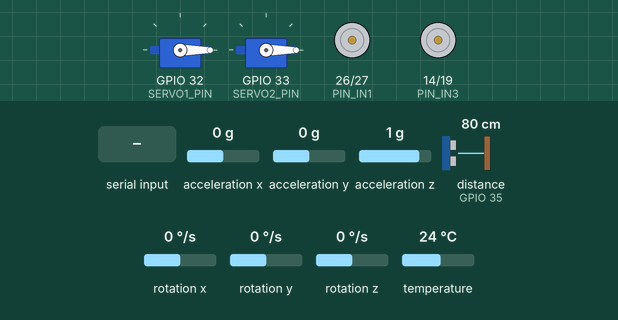
This sketch was run on a simulated ESP32. Parts: 2 × servo, motor-driver pin pairs drawn as motors (green arrow = first pin HIGH = forward, orange = second pin HIGH = backward, longer = more drive, scaled by the enable pin). Wiring (inferred from the names in the program): ultrasonic range finder: trigger GPIO 4; echo GPIO 35. The inputs (shaded band) are chosen by the test bench; at power-on: acceleration x 0 g, acceleration y 0 g, acceleration z 1 g, distance to the obstacle (sensor on GPIO 35) 80 cm, rotation x 0 °/s, rotation y 0 °/s, rotation z 0 °/s, temperature 24 °C. The echo pulse lasts 58.3 µs per cm; what the sketch prints to the serial monitor is not drawn.

Above: at 5.2 s.
5.3 s: "FORWARD" received over Serial
At 6.4 s:
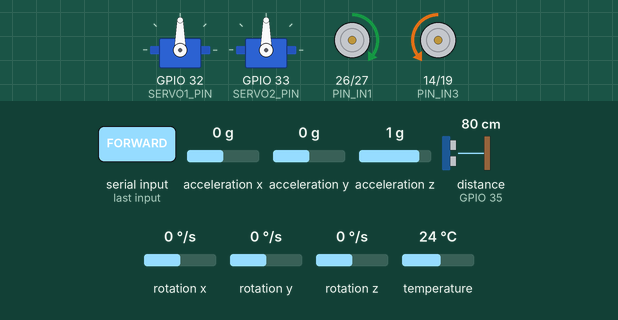
6.8 s: "w" received over Serial
At 8.0 s:
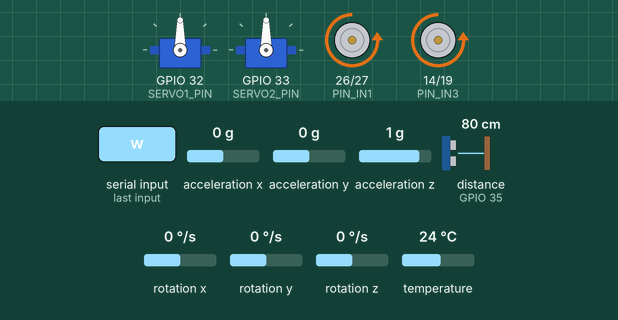
8.3 s: "s" received over Serial
At 9.3 s:
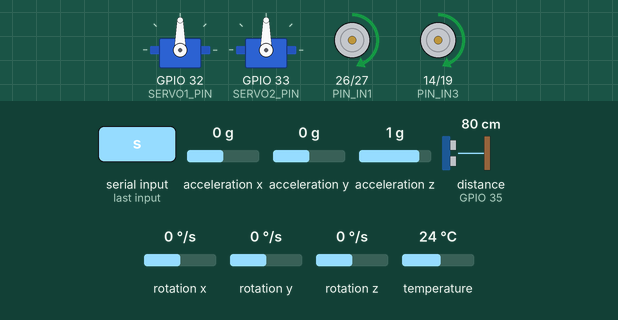
9.8 s: "a" received over Serial
At 10.5 s:
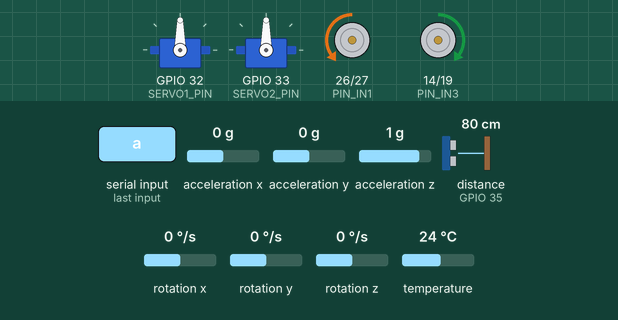
Timing chart, 0 to 12.8 s (numbered marks = the images above; inputs shaded):
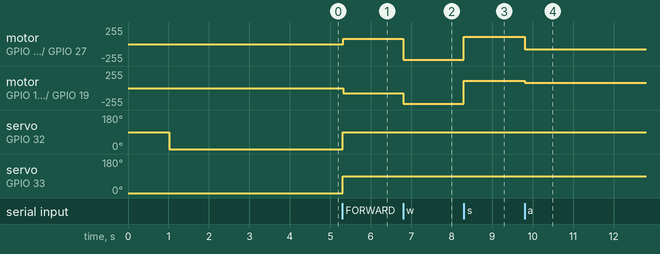

The sketch:

integrated_test.ino
```cpp
/*
 * =========================================================================================
 * ALL-IN-ONE INTEGRATED TEST BENCH (ESP32)
 * Project: Auto Waste Bin (Final Year Project)
 * =========================================================================================
 *
 * Integrated Components:
 * 1. DC Motors + L298N Driver (Left & Right differential drive)
 * 2. Dual Servo Motors (ESP32Servo - Lid opening / Sorting mechanism)
 * 3. HC-SR04 Ultrasonic Distance Sensor (Obstacle / Waste detection)
 * 4. MPU6050 6-DOF IMU (Real-time Yaw / Turn Angle & Angular Velocity)
 *
 * Pinout Summary (ESP32):
 * -----------------------------------------------------------------------------------------
 * Component        | Pin / Function       | ESP32 GPIO
 * -----------------------------------------------------------------------------------------
 * L298N Motor A    | ENA (PWM Speed)      | GPIO 25
 * (Left Motor)     | IN1 (Direction 1)    | GPIO 26
 *                  | IN2 (Direction 2)    | GPIO 27
 * -----------------------------------------------------------------------------------------
 * L298N Motor B    | ENB (PWM Speed)      | GPIO 13
 * (Right Motor)    | IN3 (Direction 1)    | GPIO 14
 *                  | IN4 (Direction 2)    | GPIO 19
 * -----------------------------------------------------------------------------------------
 * Servos           | Servo 1 (Lid / Flap) | GPIO 32
 *                  | Servo 2 (Sorter)     | GPIO 33
 * -----------------------------------------------------------------------------------------
 * Ultrasonic       | TRIG                 | GPIO 4
 * (HC-SR04)        | ECHO (Input only)    | GPIO 35
 * -----------------------------------------------------------------------------------------
 * MPU6050 IMU      | SDA                  | GPIO 21
 * (I2C)            | SCL                  | GPIO 22
 * =========================================================================================
 *
 * Power & Ground Notice:
 * - Always connect a Common Ground (GND) between ESP32, L298N battery, and
 * Servo power supply.
 * - Do NOT power Servos or L298N directly from the ESP32 3.3V pin. Use external
 * 5V/6V/battery.
 * =========================================================================================
 */

#include <Adafruit_MPU6050.h>
#include <Adafruit_Sensor.h>
#include <ESP32Servo.h>
#include <Wire.h>

// ======================== PIN DEFINITIONS ========================
// Motor A (Left)
#define PIN_ENA 25
#define PIN_IN1 26
#define PIN_IN2 27

// Motor B (Right)
#define PIN_ENB 13
#define PIN_IN3 14
#define PIN_IN4 19

// Servos
#define SERVO1_PIN 32
#define SERVO2_PIN 33

// Ultrasonic
#define TRIG_PIN 4
#define ECHO_PIN 35

// I2C Pins for MPU6050
#define I2C_SDA_PIN 21
#define I2C_SCL_PIN 22

// ======================== OBJECTS & CONSTANTS ====================
Adafruit_MPU6050 mpu;
Servo servo1;
Servo servo2;

const float SOUND_SPEED = 0.0343; // cm/microsecond
const float OBSTACLE_THRESHOLD_CM = 20.0;

// Motor default speeds (0 - 255)
const int DEFAULT_DRIVE_SPEED = 110;
const int DEFAULT_TURN_SPEED = 80;

// ======================== GLOBAL VARIABLES =======================
// MPU6050 Tracking
float gyroZ_offset = 0.0;
float currentYaw = 0.0; // Accumulated turn angle in degrees
unsigned long lastSampleTimeMicros = 0;

// Sensor Readings & State
float latestDistanceCm = -1.0;
int currentServo1Pos = 0;
int currentServo2Pos = 0;
String currentMotorState = "STOPPED";

// Timing intervals
unsigned long lastSensorReadMillis = 0;
unsigned long lastTelemetryPrintMillis = 0;
unsigned long lastAutoSequenceMillis = 0;

// Auto sequence state machine
bool autoDemoMode = true; // Set to true to automatically cycle all components,
                          // or false for manual Serial commands
int autoStep = 0;

// ======================== MOTOR FUNCTIONS ========================
void setMotorSpeeds(int speedA, int speedB) {
  analogWrite(PIN_ENA, constrain(speedA, 0, 255));
  analogWrite(PIN_ENB, constrain(speedB, 0, 255));
}

void stopMotors() {
  currentMotorState = "STOPPED";
  digitalWrite(PIN_IN1, LOW);
  digitalWrite(PIN_IN2, LOW);
  digitalWrite(PIN_IN3, LOW);
  digitalWrite(PIN_IN4, LOW);
  setMotorSpeeds(0, 0);
}

void moveBackward(int speed = DEFAULT_DRIVE_SPEED) {
  currentMotorState = "BACKWARDFORWARD";
  digitalWrite(PIN_IN1, HIGH);
  digitalWrite(PIN_IN2, LOW);
  digitalWrite(PIN_IN3, HIGH);
  digitalWrite(PIN_IN4, LOW);
  setMotorSpeeds(speed, speed);
}

void moveForward(int speed = 234) {
  currentMotorState = "FORWARD";
  digitalWrite(PIN_IN1, LOW);
  digitalWrite(PIN_IN2, HIGH);
  digitalWrite(PIN_IN3, LOW);
  digitalWrite(PIN_IN4, HIGH);
  setMotorSpeeds(speed, speed);
}

void turnLeft(int speed = DEFAULT_TURN_SPEED) {
  currentMotorState = "TURNING LEFT";
  // Left reverse, Right forward
  digitalWrite(PIN_IN1, LOW);
  digitalWrite(PIN_IN2, HIGH);
  digitalWrite(PIN_IN3, HIGH);
  digitalWrite(PIN_IN4, LOW);
  setMotorSpeeds(speed, speed);
}

void turnRight(int speed = DEFAULT_TURN_SPEED) {
  currentMotorState = "TURNING RIGHT";
  // Left forward, Right reverse
  digitalWrite(PIN_IN1, HIGH);
  digitalWrite(PIN_IN2, LOW);
  digitalWrite(PIN_IN3, LOW);
  digitalWrite(PIN_IN4, HIGH);
  setMotorSpeeds(speed, speed);
}

// ======================== SERVO FUNCTIONS ========================
void setServoPositions(int angle1, int angle2) {
  currentServo1Pos = constrain(angle1, 0, 180);
  currentServo2Pos = constrain(angle2, 0, 180);
  servo1.write(currentServo1Pos);
  servo2.write(currentServo2Pos);
}

// ======================== SENSOR READINGS ========================
float readUltrasonic() {
  digitalWrite(TRIG_PIN, LOW);
  delayMicroseconds(2);
  digitalWrite(TRIG_PIN, HIGH);
  delayMicroseconds(10);
  digitalWrite(TRIG_PIN, LOW);

  long duration = pulseIn(ECHO_PIN, HIGH, 30000); // 30ms timeout (~5m)
  if (duration == 0) {
    return -1.0; // Out of range / No echo
  }
  return (duration * SOUND_SPEED) / 2.0;
}

void updateMPU() {
  unsigned long now = micros();
  float dt = (now - lastSampleTimeMicros) / 1000000.0;
  lastSampleTimeMicros = now;

  sensors_event_t a, g, temp;
  mpu.getEvent(&a, &g, &temp);

  // Convert raw gyro Z to deg/s minus calibrated offset
  float gyroZ_deg_s = (g.gyro.z - gyroZ_offset) * (180.0 / PI);

  // Deadband noise filter
  if (abs(gyroZ_deg_s) > 0.6) {
    currentYaw += gyroZ_deg_s * dt;
  }
}

void calibrateMPU() {
  Serial.println("[!] Calibrating MPU6050 Gyro... Keep the bin stationary!");
  float sumZ = 0.0;
  const int samples = 400;

  for (int i = 0; i < samples; i++) {
    sensors_event_t a, g, temp;
    mpu.getEvent(&a, &g, &temp);
    sumZ += g.gyro.z;
    delay(4);
  }

  gyroZ_offset = sumZ / samples;
  Serial.printf("✅ MPU6050 Calibrated! Offset: %.4f deg/s\n\n",
                gyroZ_offset * (180.0 / PI));
}

// ======================== SETUP ==================================
void setup() {
  Serial.begin(115200);
  delay(1000);

  Serial.println(
      "\n============================================================");
  Serial.println(
      "       AUTO WASTE BIN - COMPLETE INTEGRATED TEST BENCH      ");
  Serial.println(
      "============================================================");

  // 1. Configure & Attach Servos FIRST (Allocate hardware timers for ESP32Servo)
  // This prevents ESP32 LEDC PWM/analogWrite from stealing servo timers!
  ESP32PWM::allocateTimer(0);
  ESP32PWM::allocateTimer(1);
  ESP32PWM::allocateTimer(2);
  ESP32PWM::allocateTimer(3);

  servo1.setPeriodHertz(50); // Standard 50Hz servo frequency
  servo2.setPeriodHertz(50);

  // Standard pulse width 500us - 2400us for SG90 / MG90S / MG995 / MG996R
  if (servo1.attach(SERVO1_PIN, 500, 2400)) {
    Serial.printf("✅ Servo 1 Attached on GPIO %d\n", SERVO1_PIN);
  } else {
    Serial.printf("❌ Servo 1 Attach Failed on GPIO %d!\n", SERVO1_PIN);
  }

  if (servo2.attach(SERVO2_PIN, 500, 2400)) {
    Serial.printf("✅ Servo 2 Attached on GPIO %d\n", SERVO2_PIN);
  } else {
    Serial.printf("❌ Servo 2 Attach Failed on GPIO %d!\n", SERVO2_PIN);
  }

  setServoPositions(0, 0); // Home both servos to 0 degrees
  delay(500);

  // 2. Configure Motor Pins & Initial Stop
  pinMode(PIN_IN1, OUTPUT);
  pinMode(PIN_IN2, OUTPUT);
  pinMode(PIN_IN3, OUTPUT);
  pinMode(PIN_IN4, OUTPUT);
  pinMode(PIN_ENA, OUTPUT);
  pinMode(PIN_ENB, OUTPUT);
  stopMotors();
  Serial.println("✅ Motor Driver Pins Initialized");

  // 3. Configure Ultrasonic Pins
  pinMode(TRIG_PIN, OUTPUT);
  pinMode(ECHO_PIN, INPUT);
  digitalWrite(TRIG_PIN, LOW);
  Serial.println("✅ Ultrasonic Sensor Initialized (Trig=4, Echo=35)");

  // 4. Configure MPU6050 I2C
  Wire.begin(I2C_SDA_PIN, I2C_SCL_PIN);
  if (!mpu.begin()) {
    Serial.println("❌ ERROR: MPU6050 not detected on I2C (SDA=21, SCL=22)! "
                   "Check wiring.");
  } else {
    Serial.println("✅ MPU6050 Connected successfully!");
    mpu.setAccelerometerRange(MPU6050_RANGE_2_G);
    mpu.setGyroRange(MPU6050_RANGE_250_DEG);
    mpu.setFilterBandwidth(MPU6050_BAND_21_HZ);
    calibrateMPU();
  }

  lastSampleTimeMicros = micros();
  lastSensorReadMillis = millis();
  lastTelemetryPrintMillis = millis();
  lastAutoSequenceMillis = millis();

  printHelpMenu();
}

// ======================== SERIAL COMMAND HANDLER =================
void sweepServosTest() {
  Serial.println("\n🔄 Starting Servo Sweep Test (0° -> 180° -> 0°)...");
  for (int pos = 0; pos <= 180; pos += 10) {
    setServoPositions(pos, pos);
    delay(40);
  }
  delay(300);
  for (int pos = 180; pos >= 0; pos -= 10) {
    setServoPositions(pos, pos);
    delay(40);
  }
  Serial.println("✅ Servo Sweep Test Finished.\n");
}

void printHelpMenu() {
  Serial.println(
      "------------------------------------------------------------");
  Serial.println(
      "🎮 SERIAL TEST CONTROLS (Send characters in Serial Monitor):");
  Serial.println("   [w] Forward          | [s] Backward");
  Serial.println("   [a] Turn Left        | [d] Turn Right");
  Serial.println("   [x] Stop Motors      | [r] Reset MPU Turn Angle to 0°");
  Serial.println("   [1] Servo 1 Open 90° | [2] Servo 2 Open 90°");
  Serial.println("   [o] Open Both (90°)  | [c] Close Both (0°)");
  Serial.println("   [9] Servo Sweep Test | [m] Toggle Auto Demo ON/OFF");
  Serial.println(
      "------------------------------------------------------------\n");
}

void handleSerialCommands() {
  if (Serial.available() > 0) {
    char cmd = Serial.read();

    switch (cmd) {
    case 'w':
    case 'W':
      autoDemoMode = false;
      moveForward();
      break;
    case 's':
    case 'S':
      autoDemoMode = false;
      moveBackward();
      break;
    case 'a':
    case 'A':
      autoDemoMode = false;
      turnLeft();
      break;
    case 'd':
    case 'D':
      autoDemoMode = false;
      turnRight();
      break;
    case 'x':
    case 'X':
      stopMotors();
      break;
    case '1':
      autoDemoMode = false;
      currentServo1Pos = 90;
      servo1.write(90);
      Serial.println("🔓 Servo 1 (Lid) -> 90°");
      break;
    case '2':
      autoDemoMode = false;
      currentServo2Pos = 90;
      servo2.write(90);
      Serial.println("🔓 Servo 2 (Sorter) -> 90°");
      break;
    case 'o':
    case 'O':
      autoDemoMode = false;
      setServoPositions(90, 90);
      Serial.println("🔓 Both Servos OPEN (90°)");
      break;
    case 'c':
    case 'C':
    case '0':
      autoDemoMode = false;
      setServoPositions(0, 0);
      Serial.println("🔒 Both Servos CLOSED (0°)");
      break;
    case '9':
      autoDemoMode = false;
      sweepServosTest();
      break;
    case 'r':
    case 'R':
      currentYaw = 0.0;
      Serial.println("🔄 MPU6050 Turn Angle re-zeroed to 0.00°");
      break;
    case 'm':
    case 'M':
      autoDemoMode = !autoDemoMode;
      autoStep = 0;
      lastAutoSequenceMillis = millis();
      Serial.printf("🤖 Auto Demonstration Mode: %s\n",
                    autoDemoMode ? "ENABLED" : "DISABLED");
      if (!autoDemoMode)
        stopMotors();
      break;
    case 'h':
    case 'H':
      printHelpMenu();
      break;
    }
  }
}

// ======================== AUTOMATED COMPONENT DEMO ===============
void runAutoDemo() {
  if (!autoDemoMode)
    return;

  unsigned long currentMillis = millis();

  // Cycle steps every 2.5 seconds
  if (currentMillis - lastAutoSequenceMillis >= 2500) {
    lastAutoSequenceMillis = currentMillis;

    switch (autoStep) {
    case 0:
      Serial.println("\n>>> [DEMO STEP 1] Moving Forward (Motors) & Monitoring "
                     "Distance <<<");
      moveForward(110);
      setServoPositions(0, 0);
      autoStep++;
      break;

    case 1:
      Serial.println(
          "\n>>> [DEMO STEP 2] Stopping Motors & Opening Bin Lid (Servos) <<<");
      stopMotors();
      setServoPositions(90, 90);
      autoStep++;
      break;

    case 2:
      Serial.println("\n>>> [DEMO STEP 3] Closing Bin Lid (Servos) <<<");
      setServoPositions(0, 0);
      autoStep++;
      break;

    case 3:
      Serial.println(
          "\n>>> [DEMO STEP 4] Turning Left (Checking MPU6050 Turn Angle) <<<");
      turnLeft(90);
      autoStep++;
      break;

    case 4:
      Serial.println("\n>>> [DEMO STEP 5] Turning Right (Checking MPU6050 Turn "
                     "Angle) <<<");
      turnRight(90);
      autoStep++;
      break;

    case 5:
      Serial.println(
          "\n>>> [DEMO STEP 6] Stopping Motors - Demo Cycle Complete! <<<");
      stopMotors();
      autoStep = 0; // Restart cycle
      break;
    }
  }
}

// ======================== MAIN LOOP ==============================
void loop() {
  // 1. High frequency MPU Gyro integration
  updateMPU();

  // 2. Handle interactive commands from user via Serial
  handleSerialCommands();

  // 3. Run automated demo if enabled
  runAutoDemo();

  // 4. Read Ultrasonic Sensor every 100ms
  if (millis() - lastSensorReadMillis >= 100) {
    lastSensorReadMillis = millis();
    latestDistanceCm = readUltrasonic();

    // Safety feature: auto-stop if moving forward and obstacle is too close (<
    // 15 cm)
    if (currentMotorState == "FORWARD" && latestDistanceCm > 0 &&
        latestDistanceCm < 15.0) {
      stopMotors();
      Serial.println(
          "🚨 [SAFETY STOP] Obstacle detected too close by Ultrasonic!");
    }
  }

  // 5. Print unified live telemetry every 250ms
  if (millis() - lastTelemetryPrintMillis >= 250) {
    lastTelemetryPrintMillis = millis();

    // Format Ultrasonic reading
    String distStr = (latestDistanceCm >= 0)
                         ? (String(latestDistanceCm, 1) + " cm")
                         : "Out of Range";

    // Format Turn Status
    String turnStatus = "";
    float absAngle = abs(currentYaw);
    if (abs(absAngle - 90.0) <= 3.0) {
      turnStatus = "[🎯 AT 90° TURN]";
    } else if (abs(absAngle - 120.0) <= 3.0) {
      turnStatus = "[🎯 AT 120° TURN]";
    } else if (absAngle >= 120.0) {
      turnStatus = "[Passed 120°]";
    } else if (absAngle >= 90.0) {
      turnStatus = "[Passed 90°]";
    } else {
      turnStatus = "[< 90°]";
    }

    // Unified Telemetry Line
    Serial.printf("📊 [US]: %-12s | [MPU Angle]: %+6.1f° %-17s | [Servos]: "
                  "S1=%d° S2=%d° | [Motors]: %s\n",
                  distStr.c_str(), currentYaw, turnStatus.c_str(),
                  currentServo1Pos, currentServo2Pos,
                  currentMotorState.c_str());
  }
}
```

Measured:
- after the input at 5.3 s, motor on GPIO 26 (PIN_IN1) / GPIO 27 (PIN_IN2): stopped → forward 80/255 at once; motor on GPIO 14 (PIN_IN3) / GPIO 19 (PIN_IN4): stopped → backward 80/255 at once; servo on GPIO 32 (SERVO1_PIN), servo on GPIO 33 (SERVO2_PIN): 0° → 90° at once
- after the input at 6.8 s, motor on GPIO 26 (PIN_IN1) / GPIO 27 (PIN_IN2): forward 80/255 → backward 234/255 at once; motor on GPIO 14 (PIN_IN3) / GPIO 19 (PIN_IN4): backward 80/255 → backward 234/255 at once
- after the input at 8.3 s, motor on GPIO 26 (PIN_IN1) / GPIO 27 (PIN_IN2), motor on GPIO 14 (PIN_IN3) / GPIO 19 (PIN_IN4): backward 234/255 → forward 110/255 at once
- after the input at 9.8 s, motor on GPIO 26 (PIN_IN1) / GPIO 27 (PIN_IN2): forward 110/255 → backward 80/255 at once; motor on GPIO 14 (PIN_IN3) / GPIO 19 (PIN_IN4): forward 110/255 → forward 80/255 at once
